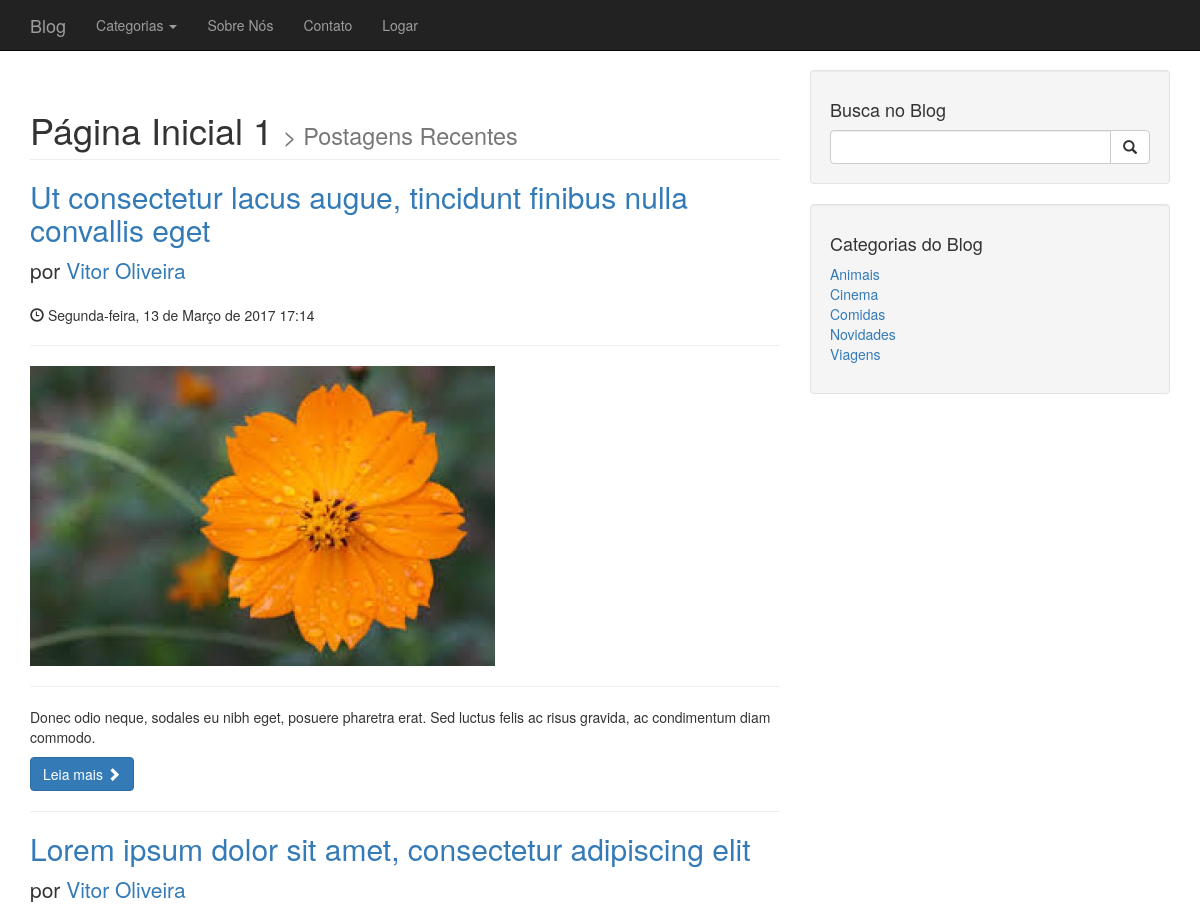
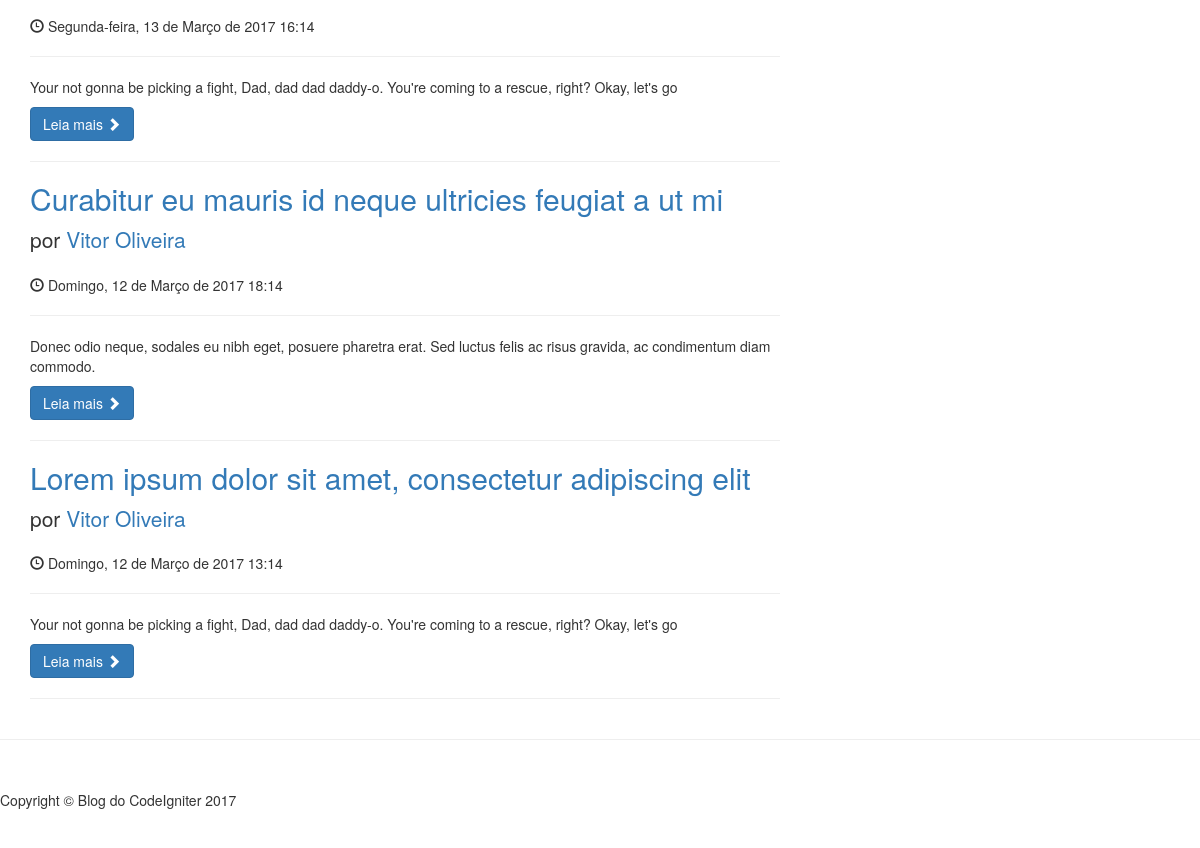
The page / on the database its author committed (2 pictures, top to bottom).
### tables this page shows
CREATE TABLE IF NOT EXISTS `postagens` (
  `id` int(11) NOT NULL AUTO_INCREMENT,
  `categoria` int(11) NOT NULL,
  `titulo` varchar(150) NOT NULL,
  `subtitulo` varchar(150) NOT NULL,
  `conteudo` longtext NOT NULL,
  `data` datetime NOT NULL,
  `img` longtext NOT NULL,
  `user` int(11) NOT NULL,
  PRIMARY KEY (`id`)
);

CREATE TABLE IF NOT EXISTS `usuario` (
  `id` int(11) NOT NULL AUTO_INCREMENT,
  `nome` varchar(200) DEFAULT NULL,
  `email` varchar(200) DEFAULT NULL,
  `img` longtext,
  `historico` longtext,
  `user` varchar(50) DEFAULT NULL,
  `senha` longtext,
  PRIMARY KEY (`id`)
);

CREATE TABLE IF NOT EXISTS `categoria` (
  `id` int(11) NOT NULL AUTO_INCREMENT,
  `titulo` varchar(100) DEFAULT NULL,
  PRIMARY KEY (`id`)
);

### application/controllers/Home.php (called while the page is built, shortened)
<?php
class Home extends CI_Controller {
	public function __construct(){
		$this->load->model('categorias_model','modelcategorias');
		$this->categorias = $this->modelcategorias->listar_categorias();
	}
	public function index()
	{
		$this->load->helper('funcoes');
		$dados['categorias'] = $this->categorias;
		$this->load->model('publicacoes_model','modelpublicacoes');
		$dados['postagem'] = $this->modelpublicacoes->destaques_home();
		$dados['titulo'] = 'Página Inicial 1';
		$dados['subtitulo'] = 'Postagens Recentes';
		$this->load->view('frontend/template/html-header',$dados);
		$this->load->view('frontend/template/header');
		$this->load->view('frontend/home');
		$this->load->view('frontend/template/aside');
		$this->load->view('frontend/template/footer');
		$this->load->view('frontend/template/html-footer');
	}
}

### index.php (called while the page is built, shortened)
<?php
require_once BASEPATH.'core/CodeIgniter.php';

### application/models/Publicacoes_model.php (called while the page is built, shortened)
<?php
class Publicacoes_model extends CI_Model {
	public function destaques_home(){
		$this->db->select('usuario.id as idautor,
			usuario.nome, postagens.id, postagens.titulo,
			postagens.subtitulo, postagens.user, postagens.data, postagens.img');
		$this->db->from('postagens');
		$this->db->join('usuario', 'usuario.id = postagens.user');
		$this->db->limit(4);
		$this->db->order_by('postagens.data','DESC');
		return $this->db->get()->result();
	}
}

### application/helpers/funcoes_helper.php (called while the page is built, shortened)
<?php
function limpar($string){
	$table = array(
        '/'=>'', '('=>'', ')'=>'',
    );
    $string = strtr($string, $table);
	$string= preg_replace('/[,.;:`´^~\'"]/', null, iconv('UTF-8','ASCII//TRANSLIT',$string));
	$string= strtolower($string);
	$string= str_replace(" ", "-", $string);
	$string= str_replace("---", "-", $string);
	return $string;
}
function postadoem($string){
    $dia_sem= date('w', strtotime($string));
    if($dia_sem == 0){
    $semana = "Domingo";
    }elseif($dia_sem == 1){
    $semana = "Segunda-feira";
    }elseif($dia_sem == 2){
    $semana = "Terça-feira";
    }elseif($dia_sem == 3){
    $semana = "Quarta-feira";
    }elseif($dia_sem == 4){
    $semana = "Quinta-feira";
    }elseif($dia_sem == 5){
    $semana = "Sexta-feira";
    }else{
    $semana = "Sábado";
    }
 	$dia= date('d', strtotime($string));
	$mes_num = date('m', strtotime($string));
 	if($mes_num == 1){
    $mes= "Janeiro";
    }elseif($mes_num == 2){
    $mes = "Fevereiro";
    }elseif($mes_num == 3){
    $mes = "Março";
    }elseif($mes_num == 4){
    $mes = "Abril";
    }elseif($mes_num == 5){
    $mes = "Maio";
    }elseif($mes_num == 6){
    $mes = "Junho";
    }elseif($mes_num == 7){
    $mes = "Julho";
    }elseif($mes_num == 8){
    $mes = "Agosto";
    }elseif($mes_num == 9){
    $mes = "Setembro";
    }elseif($mes_num == 10){
    $mes = "Outubro";
    }elseif($mes_num == 11){
    $mes = "Novembro";
    }else{
    $mes = "Dezembro";
    }
    $ano = date('Y', strtotime($string));
    $hora = date('H:i', strtotime($string));
    return $semana.', '.$dia.' de '.$mes.' de '.$ano.' '.$hora;
}

### application/models/Categorias_model.php (called while the page is built, shortened)
<?php
class Categorias_model extends CI_Model {
	public function listar_categorias(){
		$this->db->order_by('titulo','ASC');
		return $this->db->get('categoria')->result();
	}
}

### application/views/frontend/home.php (the view)
<div class="container">
    <div class="row">
        <div class="col-md-8">
            <h1 class="page-header">
              <?php echo $titulo ?>
                <small>> <?php echo $subtitulo ?></small>
            </h1>
            <?php
                foreach($postagem as $destaque){
            ?>
             <h2>
                <a href="<?php echo base_url('postagem/'.$destaque->id.'/'.limpar($destaque->titulo)) ?>"><?php echo $destaque->titulo ?></a>
            </h2>
            <p class="lead">
             por <a href="<?php echo base_url('autor/'.$destaque->idautor.'/'.limpar($destaque->nome)) ?>"><?php echo $destaque->nome ?></a>
            </p>
            <p><span class="glyphicon glyphicon-time"></span> <?php echo postadoem($destaque->data) ?></p>
            <hr>
            <?php
             if($destaque->img == 1){
             $fotopub = base_url("assets/frontend/img/publicacao/".md5($destaque->id).".jpg");
            ?>
            <img class="img-responsive" src="<?php echo $fotopub ?>" alt="">
            <hr>
            <?php
            }
            ?>
            <p><?php echo $destaque->subtitulo ?></p>
            <a class="btn btn-primary" href="<?php echo base_url('postagem/'.$destaque->id.'/'.limpar($destaque->titulo)) ?>">Leia mais <span class="glyphicon glyphicon-chevron-right"></span></a>
            <hr>
            <?php
                }
             ?>
        </div>

### application/views/frontend/template/html-header.php (shortened to what this page needs)
<!DOCTYPE html>
<html lang="pt-br">
<head>
    <link href="<?php echo base_url('assets/frontend/css/bootstrap.min.css') ?>" rel="stylesheet">
    <link href="<?php echo base_url('assets/frontend/css/blog.css') ?>" rel="stylesheet">
    <link href="<?php echo base_url('assets/frontend/css/font-awesome/css/font-awesome.min.css') ?>" rel="stylesheet" type="text/css">
</head>
<body>

### application/views/frontend/template/header.php (shortened to what this page needs)
<nav class="navbar navbar-inverse navbar-fixed-top" role="navigation">
    <div class="container">
        <div class="navbar-header">
            <a class="navbar-brand" href="<?php echo base_url(); ?>">Blog </a>
        </div>
        <div class="collapse navbar-collapse" id="bs-example-navbar-collapse-1">
            <ul class="nav navbar-nav">
                <li class="dropdown">
                  <a href="#" class="dropdown-toggle" data-toggle="dropdown" role="button" aria-haspopup="true" aria-expanded="false">Categorias <span class="caret"></span></a>
                </li>
                <li>
                    <a href="<?php echo base_url('sobrenos'); ?>">Sobre Nós</a>
                </li>
                <li>
                    <a href="<?php echo base_url('contato'); ?>">Contato</a>
                </li>
                <li>
                    <a href="<?php echo base_url('admin/login'); ?>">Logar</a>
                </li>
            </ul>
        </div>
    </div>
</nav>

### application/views/frontend/template/aside.php
<div class="col-md-4">
    <div class="well">
        <h4>Busca no Blog</h4>
        <div class="input-group">
            <input type="text" class="form-control">
            <span class="input-group-btn">
                <button class="btn btn-default" type="button">
                    <span class="glyphicon glyphicon-search"></span>
            </button>
            </span>
        </div>
    </div>
    <div class="well">
        <h4>Categorias do Blog</h4>
        <div class="row">
            <div class="col-lg-12">
                <ul class="list-unstyled">
                <?php
                foreach ($categorias as $categoria){
                ?>
                    <li><a href="<?php echo base_url('categoria/'.$categoria->id.'/'.limpar($categoria->titulo)) ?>"><?php echo $categoria->titulo ?></a>
                    </li>
                <?php
                }
                ?>
                </ul>
            </div>
        </div>
    </div>
</div>

### application/views/frontend/template/footer.php (shortened to what this page needs)
</div>
    </div>
    <hr>
    <footer>
        <div class="row">
            <div class="col-lg-12">
                <p>Copyright &copy; Blog do CodeIgniter 2017</p>
            </div>
        </div>
    </footer>

### application/views/frontend/template/html-footer.php (shortened to what this page needs)
</body>
</html>

### curso_codeigniter_3/assets/frontend/css/blog.css (style rules this page uses)
body { padding-top: 70px; }
footer { margin: 50px 0; }

### rows shown on the page
postagens: titulo "Ut consectetur lacus augue, tincidunt finibus nulla convallis eget", usuario.nome "Vitor Oliveira", data "Segunda-feira, 13 de Março de 2017 17:14", subtitulo "Donec odio neque, sodales eu nibh eget, posuere pharetra erat. Sed luctus felis ac risus gravida, ac condimentum diam commodo."
postagens: titulo "Lorem ipsum dolor sit amet, consectetur adipiscing elit", usuario.nome "Vitor Oliveira", data "Segunda-feira, 13 de Março de 2017 16:14", subtitulo "Your not gonna be picking a fight, Dad, dad dad daddy-o. You're coming to a rescue, right? Okay, let's go"
postagens: titulo "Curabitur eu mauris id neque ultricies feugiat a ut mi", usuario.nome "Vitor Oliveira", data "Domingo, 12 de Março de 2017 18:14", subtitulo "Donec odio neque, sodales eu nibh eget, posuere pharetra erat. Sed luctus felis ac risus gravida, ac condimentum diam commodo."
postagens: titulo "Lorem ipsum dolor sit amet, consectetur adipiscing elit", usuario.nome "Vitor Oliveira", data "Domingo, 12 de Março de 2017 13:14", subtitulo "Your not gonna be picking a fight, Dad, dad dad daddy-o. You're coming to a rescue, right? Okay, let's go"
categoria: titulo "Animais"
categoria: titulo "Cinema"
categoria: titulo "Comidas"
categoria: titulo "Novidades"
categoria: titulo "Viagens"

### other values the page prints
$titulo "Página Inicial 1"
$subtitulo "Postagens Recentes"
